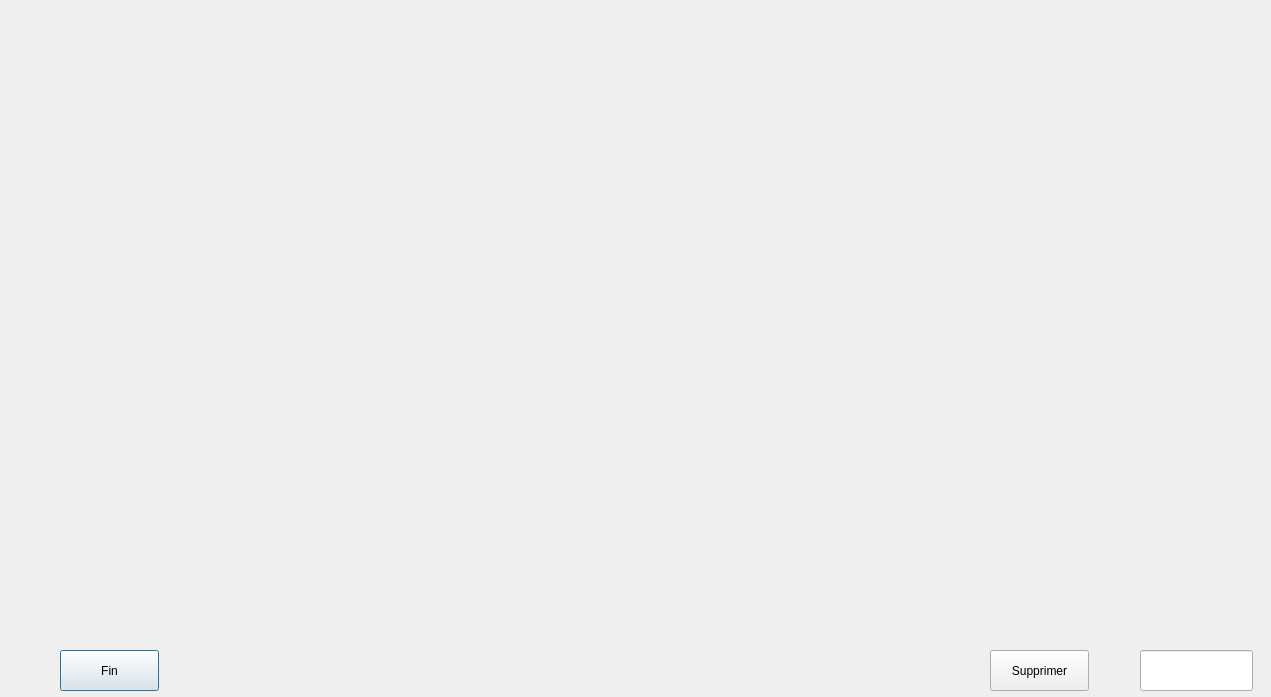
<?xml version="1.0" encoding="UTF-8"?>
<ui version="4.0">
 <class>viewOneDeck</class>
 <widget class="QDialog" name="viewOneDeck">
  <property name="geometry">
   <rect>
    <x>0</x>
    <y>0</y>
    <width>1271</width>
    <height>697</height>
   </rect>
  </property>
  <property name="windowTitle">
   <string>Dialog</string>
  </property>
  <property name="styleSheet">
   <string notr="true"/>
  </property>
  <widget class="QWidget" name="layoutWidget">
   <property name="geometry">
    <rect>
     <x>10</x>
     <y>60</y>
     <width>1251</width>
     <height>181</height>
    </rect>
   </property>
   <layout class="QHBoxLayout" name="up"/>
  </widget>
  <widget class="QWidget" name="layoutWidget_2">
   <property name="geometry">
    <rect>
     <x>10</x>
     <y>270</y>
     <width>1251</width>
     <height>161</height>
    </rect>
   </property>
   <layout class="QHBoxLayout" name="mid"/>
  </widget>
  <widget class="QWidget" name="layoutWidget_3">
   <property name="geometry">
    <rect>
     <x>10</x>
     <y>470</y>
     <width>1251</width>
     <height>161</height>
    </rect>
   </property>
   <layout class="QHBoxLayout" name="down"/>
  </widget>
  <widget class="QPushButton" name="pushButton">
   <property name="geometry">
    <rect>
     <x>60</x>
     <y>650</y>
     <width>99</width>
     <height>41</height>
    </rect>
   </property>
   <property name="text">
    <string>Fin</string>
   </property>
  </widget>
  <widget class="QPushButton" name="removeCardButton">
   <property name="geometry">
    <rect>
     <x>990</x>
     <y>650</y>
     <width>99</width>
     <height>41</height>
    </rect>
   </property>
   <property name="text">
    <string>Supprimer</string>
   </property>
  </widget>
  <widget class="QLineEdit" name="txt">
   <property name="geometry">
    <rect>
     <x>1140</x>
     <y>650</y>
     <width>113</width>
     <height>41</height>
    </rect>
   </property>
  </widget>
 </widget>
 <resources/>
 <connections/>
</ui>
